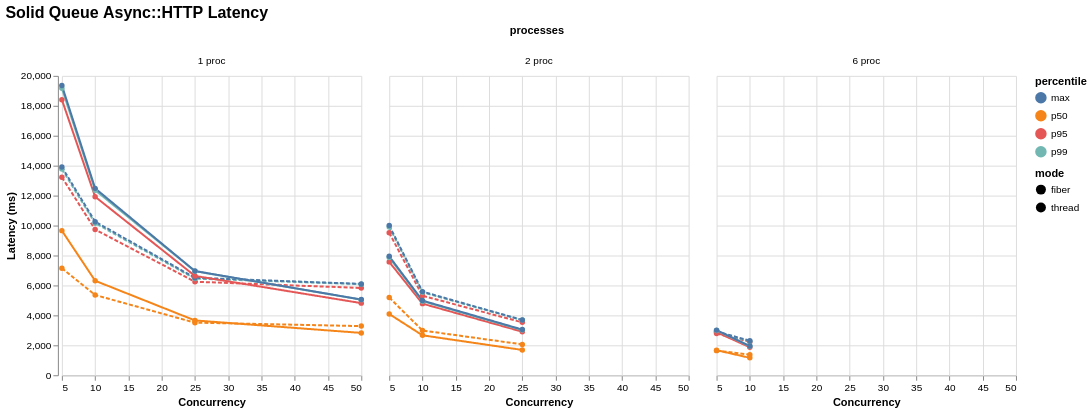

Express this chart as Vega-Lite.
### Vega-Lite specification from a JSON file in a GitHub repository (floating-point values rounded to 4 significant figures)
{"$schema": "https://vega.github.io/schema/vega-lite/v6.json", "title": "Solid Queue Async::HTTP Latency", "data": {"values": [{"mode": "thread", "concurrency": 5, "processes": "1 proc", "percentile": "p50", "value": 7150.0}, {"mode": "thread", "concurrency": 5, "processes": "1 proc", "percentile": "p95", "value": 13230.0}, {"mode": "thread", "concurrency": 5, "processes": "1 proc", "percentile": "p99", "value": 13770.0}, {"mode": "thread", "concurrency": 5, "processes": "1 proc", "percentile": "max", "value": 13900.0}, {"mode": "thread", "concurrency": 10, "processes": "1 proc", "percentile": "p50", "value": 5360.0}, {"mode": "thread", "concurrency": 10, "processes": "1 proc", "percentile": "p95", "value": 9731.0}, {"mode": "thread", "concurrency": 10, "processes": "1 proc", "percentile": "p99", "value": 10160.0}, {"mode": "thread", "concurrency": 10, "processes": "1 proc", "percentile": "max", "value": 10260.0}, {"mode": "thread", "concurrency": 25, "processes": "1 proc", "percentile": "p50", "value": 3512.0}, {"mode": "thread", "concurrency": 25, "processes": "1 proc", "percentile": "p95", "value": 6247.0}, {"mode": "thread", "concurrency": 25, "processes": "1 proc", "percentile": "p99", "value": 6455.0}, {"mode": "thread", "concurrency": 25, "processes": "1 proc", "percentile": "max", "value": 6513.0}, {"mode": "thread", "concurrency": 50, "processes": "1 proc", "percentile": "p50", "value": 3284.0}, {"mode": "thread", "concurrency": 50, "processes": "1 proc", "percentile": "p95", "value": 5830.0}, {"mode": "thread", "concurrency": 50, "processes": "1 proc", "percentile": "p99", "value": 6086.0}, {"mode": "thread", "concurrency": 50, "processes": "1 proc", "percentile": "max", "value": 6101.0}, {"mode": "thread", "concurrency": 5, "processes": "2 proc", "percentile": "p50", "value": 5191.0}, {"mode": "thread", "concurrency": 5, "processes": "2 proc", "percentile": "p95", "value": 9518.0}, {"mode": "thread", "concurrency": 5, "processes": "2 proc", "percentile": "p99", "value": 9905.0}, {"mode": "thread", "concurrency": 5, "processes": "2 proc", "percentile": "max", "value": 10000.0}, {"mode": "thread", "concurrency": 10, "processes": "2 proc", "percentile": "p50", "value": 2988.0}, {"mode": "thread", "concurrency": 10, "processes": "2 proc", "percentile": "p95", "value": 5311.0}, {"mode": "thread", "concurrency": 10, "processes": "2 proc", "percentile": "p99", "value": 5538.0}, {"mode": "thread", "concurrency": 10, "processes": "2 proc", "percentile": "max", "value": 5587.0}, {"mode": "thread", "concurrency": 25, "processes": "2 proc", "percentile": "p50", "value": 2062.0}, {"mode": "thread", "concurrency": 25, "processes": "2 proc", "percentile": "p95", "value": 3533.0}, {"mode": "thread", "concurrency": 25, "processes": "2 proc", "percentile": "p99", "value": 3684.0}, {"mode": "thread", "concurrency": 25, "processes": "2 proc", "percentile": "max", "value": 3691.0}, {"mode": "thread", "concurrency": 5, "processes": "6 proc", "percentile": "p50", "value": 1644.0}, {"mode": "thread", "concurrency": 5, "processes": "6 proc", "percentile": "p95", "value": 2792.0}, {"mode": "thread", "concurrency": 5, "processes": "6 proc", "percentile": "p99", "value": 2894.0}, {"mode": "thread", "concurrency": 5, "processes": "6 proc", "percentile": "max", "value": 2923.0}, {"mode": "thread", "concurrency": 10, "processes": "6 proc", "percentile": "p50", "value": 1370.0}, {"mode": "thread", "concurrency": 10, "processes": "6 proc", "percentile": "p95", "value": 2224.0}, {"mode": "thread", "concurrency": 10, "processes": "6 proc", "percentile": "p99", "value": 2263.0}, {"mode": "thread", "concurrency": 10, "processes": "6 proc", "percentile": "max", "value": 2309.0}, {"mode": "fiber", "concurrency": 5, "processes": "1 proc", "percentile": "p50", "value": 9660.0}, {"mode": "fiber", "concurrency": 5, "processes": "1 proc", "percentile": "p95", "value": 18410.0}, {"mode": "fiber", "concurrency": 5, "processes": "1 proc", "percentile": "p99", "value": 19170.0}, {"mode": "fiber", "concurrency": 5, "processes": "1 proc", "percentile": "max", "value": 19360.0}, {"mode": "fiber", "concurrency": 10, "processes": "1 proc", "percentile": "p50", "value": 6312.0}, {"mode": "fiber", "concurrency": 10, "processes": "1 proc", "percentile": "p95", "value": 11920.0}, {"mode": "fiber", "concurrency": 10, "processes": "1 proc", "percentile": "p99", "value": 12360.0}, {"mode": "fiber", "concurrency": 10, "processes": "1 proc", "percentile": "max", "value": 12480.0}, {"mode": "fiber", "concurrency": 25, "processes": "1 proc", "percentile": "p50", "value": 3662.0}, {"mode": "fiber", "concurrency": 25, "processes": "1 proc", "percentile": "p95", "value": 6636.0}, {"mode": "fiber", "concurrency": 25, "processes": "1 proc", "percentile": "p99", "value": 6953.0}, {"mode": "fiber", "concurrency": 25, "processes": "1 proc", "percentile": "max", "value": 6960.0}, {"mode": "fiber", "concurrency": 50, "processes": "1 proc", "percentile": "p50", "value": 2828.0}, {"mode": "fiber", "concurrency": 50, "processes": "1 proc", "percentile": "p95", "value": 4818.0}, {"mode": "fiber", "concurrency": 50, "processes": "1 proc", "percentile": "p99", "value": 5051.0}, {"mode": "fiber", "concurrency": 50, "processes": "1 proc", "percentile": "max", "value": 5057.0}, {"mode": "fiber", "concurrency": 5, "processes": "2 proc", "percentile": "p50", "value": 4091.0}, {"mode": "fiber", "concurrency": 5, "processes": "2 proc", "percentile": "p95", "value": 7573.0}, {"mode": "fiber", "concurrency": 5, "processes": "2 proc", "percentile": "p99", "value": 7863.0}, {"mode": "fiber", "concurrency": 5, "processes": "2 proc", "percentile": "max", "value": 7944.0}, {"mode": "fiber", "concurrency": 10, "processes": "2 proc", "percentile": "p50", "value": 2668.0}, {"mode": "fiber", "concurrency": 10, "processes": "2 proc", "percentile": "p95", "value": 4783.0}, {"mode": "fiber", "concurrency": 10, "processes": "2 proc", "percentile": "p99", "value": 4948.0}, {"mode": "fiber", "concurrency": 10, "processes": "2 proc", "percentile": "max", "value": 4987.0}, {"mode": "fiber", "concurrency": 25, "processes": "2 proc", "percentile": "p50", "value": 1690.0}, {"mode": "fiber", "concurrency": 25, "processes": "2 proc", "percentile": "p95", "value": 2909.0}, {"mode": "fiber", "concurrency": 25, "processes": "2 proc", "percentile": "p99", "value": 3016.0}, {"mode": "fiber", "concurrency": 25, "processes": "2 proc", "percentile": "max", "value": 3049.0}, {"mode": "fiber", "concurrency": 5, "processes": "6 proc", "percentile": "p50", "value": 1674.0}, {"mode": "fiber", "concurrency": 5, "processes": "6 proc", "percentile": "p95", "value": 2873.0}, {"mode": "fiber", "concurrency": 5, "processes": "6 proc", "percentile": "p99", "value": 2994.0}, {"mode": "fiber", "concurrency": 5, "processes": "6 proc", "percentile": "max", "value": 3015.0}, {"mode": "fiber", "concurrency": 10, "processes": "6 proc", "percentile": "p50", "value": 1164.0}, {"mode": "fiber", "concurrency": 10, "processes": "6 proc", "percentile": "p95", "value": 1871.0}, {"mode": "fiber", "concurrency": 10, "processes": "6 proc", "percentile": "p99", "value": 1933.0}, {"mode": "fiber", "concurrency": 10, "processes": "6 proc", "percentile": "max", "value": 1947.0}]}, "mark": {"type": "line", "point": true, "tooltip": true}, "encoding": {"x": {"field": "concurrency", "type": "quantitative", "title": "Concurrency"}, "y": {"field": "value", "type": "quantitative", "title": "Latency (ms)"}, "color": {"field": "percentile", "type": "nominal"}, "tooltip": [{"field": "mode", "type": "nominal"}, {"field": "concurrency", "type": "nominal"}, {"field": "processes", "type": "nominal"}, {"field": "metric", "type": "nominal"}, {"field": "percentile", "type": "nominal"}, {"field": "value", "type": "quantitative"}], "strokeDash": {"field": "mode", "type": "nominal"}, "column": {"field": "processes", "type": "nominal"}}, "config": {"background": "white", "axis": {"labelFont": "Arial", "titleFont": "Arial", "grid": true}, "legend": {"labelFont": "Arial", "titleFont": "Arial"}, "title": {"font": "Arial", "fontSize": 16, "anchor": "start"}, "view": {"stroke": null}}}
